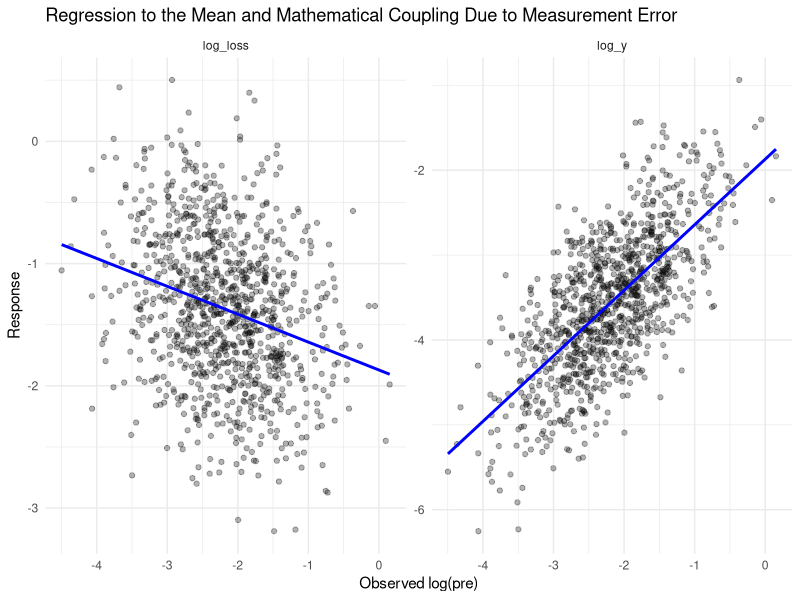

Here is the R script that generated this plot:
# Load tidyverse for plotting and clean data handling
library(tidyverse)

set.seed(123)

# Sample size
n <- 1000

# STEP 1: Simulate true pre and post values (X and Y)
# Let's simulate on the log scale for realism in biological ratios (e.g., SHR)

log_X <- rnorm(n, mean = -2.2, sd = 0.63)  # true pre values (log scale)
D <- rnorm(n, mean = log(0.25), sd = 0.3)  # true change (log scale), e.g., 75% reduction
log_Y <- log_X + D                         # true post = pre + change on log scale

# STEP 2: Add measurement error
error_X <- rnorm(n, mean = 0, sd = 0.4)  # error in baseline
error_Y <- rnorm(n, mean = 0, sd = 0.4)  # error in follow-up

log_x <- log_X + error_X  # observed pre
log_y <- log_Y + error_Y  # observed post

# Observed change (log scale): log(y) - log(x) = log(y/x)
log_loss <- log_y - log_x

# STEP 3: Fit models
mod1 <- lm(log_y ~ log_x)         # post vs pre
mod2 <- lm(log_loss ~ log_x)      # log ratio vs pre

# STEP 4: Report coefficients
summary(mod1)  # slope should be < 1 due to regression to the mean
summary(mod2)  # slope should be < 0 due to mathematical coupling

# STEP 5: Optional plot for visual diagnostics
tibble(log_x, log_y, log_loss) %>%
  pivot_longer(cols = c(log_y, log_loss), names_to = "response", values_to = "value") %>%
  ggplot(aes(x = log_x, y = value)) +
  geom_point(alpha = 0.3) +
  geom_smooth(method = "lm", se = FALSE, color = "blue") +
  facet_wrap(~response, scales = "free_y") +
  labs(
    x = "Observed log(pre)",
    y = "Response",
    title = "Regression to the Mean and Mathematical Coupling Due to Measurement Error"
  ) +
  theme_minimal()

